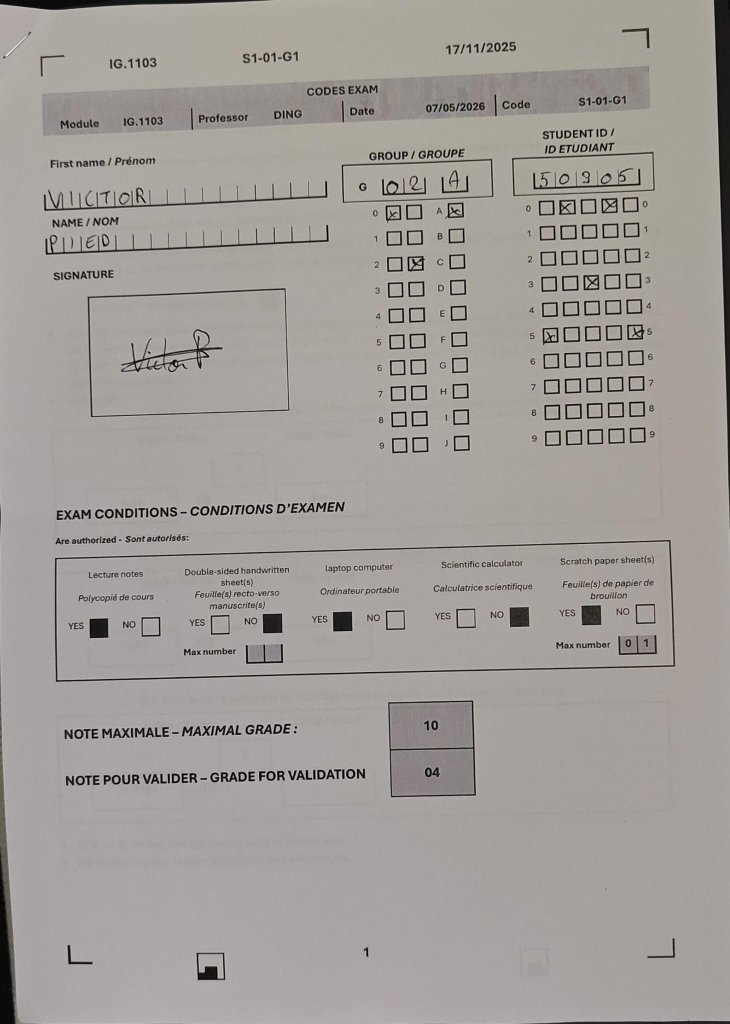
#> input picture PROJECT 2026 -DATABASE-20260518/FORM1/EXAM_FORM1_50305.jpg, 1460 x 2048 px (shown at 1/2 size); its folder holds only this picture in this run
$ jupyter execute --allow-errors 01_exploration_donnees.ipynb
#> lines starting #> are read from the running program, lines starting #| are printed output that depends on the picture
### utils/grid_decoder.py
"""
Décodage des grilles graphiques de la page 1.

Zones lues (formulaire normalisé 900x1270 px) :
  - STUDENT ID grid : 5 colonnes x 10 lignes
  - GROUP grid      : 3 colonnes x 10 lignes (2 chiffres + 1 lettre)
  - Conditions d'examen : 5 catégories YES/NO + champs Max number

Toutes les méthodes utilisent uniquement des opérations bas niveau :
filtrage, morphologie, seuillage, analyse de composantes connexes.
"""

import cv2
import numpy as np

from utils.checkbox_reader import (
    read_grid_one_per_col,
    preprocess_for_checkbox,
    ink_ratio,
    is_filled_square,
)

# ---------------------------------------------------------------------------
# Constantes de calibration – coordonnées dans le repère canonique 900 x 1270 px
# (mesurées sur le gabarit de référence du formulaire).
# ---------------------------------------------------------------------------

# CODES EXAM (bande colorée : Module, Professeur, Date, Code)
ROI_CODES_EXAM    = (0, 65, 900, 65)

# Grille Student ID
# 5 colonnes (une par chiffre), 10 lignes (digits 0-9)
# Colonnes à x ~ 733, 761, 790, 818, 847 ; lignes à y ~ 251, 286, …, 554
ROI_STUDENT_ID    = (725, 247, 155, 330)
# Depuis le recalage par template (cf. normalize_page), les photos sont
# redressées dans le MÊME repère canonique que les PDFs. On utilise donc les
# mêmes coordonnées de ROI pour les photos et pour les PDFs.
ROI_STUDENT_ID_PHOTO = ROI_STUDENT_ID
STUDENT_ID_ROWS   = 10
STUDENT_ID_COLS   = 5

# Grille Group (10 lignes x 3 colonnes : chiffre1, chiffre2, lettre).
# Centres des colonnes de cases mesures sur le gabarit : x ~ 540, 569 et 625.
ROI_GROUP_GRID    = (526, 247, 58, 330)    # les 2 colonnes chiffres (serrees)
ROI_GROUP_GRID_PHOTO = ROI_GROUP_GRID
GROUP_ROWS        = 10
# Proportions relatives des 2 colonnes chiffres dans ROI_GROUP_GRID
GROUP_COL_WIDTHS  = [0.5, 0.5, 0.0]
# ROI separee pour la colonne lettre (cases uniquement, labels exclus).
ROI_GROUP_LETTER  = (610, 247, 32, 330)

# Case signature
ROI_SIGNATURE     = (30, 272, 372, 288)
# Intérieur strict de la boîte de signature dans le repère canonique
# (exclut le label "SIGNATURE" au-dessus et le trait du cadre). Mesuré sur le
# template de référence. Le recalage rendant le repère stable, ce crop fixe est
# fiable pour les photos comme pour les PDFs.
ROI_SIGNATURE_INNER = (120, 358, 264, 150)

# Cellules prénom manuscrit (grille de lettres individuelles)
# y=211 = ligne supérieure des cellules, h=24 = hauteur intérieure
ROI_FIRSTNAME     = (3, 205, 415, 38)

# Cellules nom manuscrit (après la ligne "NAME / NOM")
ROI_NAME          = (3, 262, 415, 46)

# Section CONDITIONS D'EXAMEN
# Cases YES/NO à y ~ 784 (taille 26x26)
# Ordre : Lecture notes, Double-sided, Laptop, Calculator, Scratch paper
COND_Y_YESNO      = (784, 810)
COND_CHECKBOX_W   = 26

CONDITIONS = [
    # (x_YES, x_NO,  has_max, x_max0, x_max1, y_max0, y_max1)
    # Boites "Max number" mesurees sur les bordures verticales du gabarit
    # (positions identiques sur les 3 formulaires) : dizaines puis unites.
    (101, 173, False, 0,   0,   0,   0  ),   # Lecture notes
    (269, 342, True,  325, 370, 817, 843),   # Double-sided sheets
    (438, 511, False, 0,   0,   0,   0  ),   # Laptop
    (608, 681, False, 0,   0,   0,   0  ),   # Calculator
    (778, 850, True,  833, 878, 817, 843),   # Scratch paper
]

# Cases Note maximale / Note pour valider
# Lues ensemble (zone englobante) pour améliorer la robustesse OCR
ROI_NOTES_COMBINED = (505, 900, 128, 108)   # contient les deux valeurs empilées
ROI_NOTE_MAX       = (510, 903, 118, 48)     # conservé pour fallback
ROI_NOTE_VALID     = (510, 951, 118, 48)     # conservé pour fallback

# Cryptogramme (petit graphique bas de page). Le glyphe occupe x~[234,274],
# y~[1239,1269] dans le repere canonique ; marge incluse de chaque cote.
ROI_CRYPTO     = (180, 1225, 130, 45)


# ---------------------------------------------------------------------------
# Normalisation du formulaire (recadrage + redimensionnement)
# ---------------------------------------------------------------------------

FORM_W = 900
FORM_H = 1270

# Template de recalage pour les photos (objet FormTemplate), positionné par le
# pipeline via set_photo_template(). Tant qu'il est None, on retombe sur
# l'ancien chemin (deskew + bounding box).
_PHOTO_TEMPLATE = None


# [7 lines left out: function set_photo_template, not called in this run]


def get_active_template():
    """Template de recalage actuellement actif (ou None)."""
    return _PHOTO_TEMPLATE


# [25 lines left out: function get_active_area, not called in this run]


def _looks_like_photo(img: np.ndarray) -> bool:
    """Heuristique : photo si bords irréguliers / faible blanc périphérique.
    Permet d'enclencher le deskew automatiquement."""
    gray = img if len(img.shape) == 2 else cv2.cvtColor(img, cv2.COLOR_BGR2GRAY)
    H, W = gray.shape
    # bord moyen (échantillon des 4 bandes périphériques)
    band = max(5, min(H, W) // 50)
    edges = np.concatenate([
        gray[:band, :].ravel(), gray[-band:, :].ravel(),
        gray[:, :band].ravel(), gray[:, -band:].ravel()
    ])
    return float(edges.mean()) < 230.0  # un scan PDF a des bords ~ blancs


def normalize_page(img: np.ndarray, is_photo: bool | None = None,
                   use_template: bool = False) -> np.ndarray:
    """
    Normalise un formulaire vers le repère (FORM_W, FORM_H).

    Étape 1 : si on détecte les 4 L-brackets de coin, applique une correction
    perspective qui ramène l'image dans un rectangle légèrement plus grand que
    le formulaire utile (pour rester compatible avec les ROIs calibrées). Sinon
    on continue avec l'image originale.

    Étape 2 : deskew (si photo) + crop bbox des pixels actifs + resize
    final vers (FORM_W, FORM_H). C'est cette étape qui produit le
    repère cohérent avec les coordonnées de ROI calibrées.
    """
    if is_photo is None:
        is_photo = _looks_like_photo(img)

    # Photo anormalement haute = plusieurs pages photographiees d'un coup
    # (ex. FORM3_62766, ratio h/w ~6.7 au lieu de ~1.4 pour une page). On ne
    # garde que la page du haut (la page 1 d'identification) avant recalage.
    if is_photo:
        h0, w0 = img.shape[:2]
        if h0 > 2.0 * w0:
            img = img[:int(round(w0 * 1.45)), :]

    from utils.form_aligner import deskew

    # Étape 1 : recaler sur le template de référence par homographie (ORB).
    # On le fait pour les photos (toujours) et pour les PDFs de page 1 quand
    # use_template=True. En cas de succès, l'image est déjà dans le repère
    # canonique (FORM_W x FORM_H) -> on renvoie directement et toutes les ROIs
    # s'appliquent. Les pages d'examen (use_template=False) ne sont pas
    # concernées : elles ne matcheraient pas le template de page 1.
    want_template = _PHOTO_TEMPLATE is not None and (is_photo or use_template)
    if want_template:
        from utils.template_register import register_to_template
        reg = register_to_template(img, _PHOTO_TEMPLATE)
        if reg is not None:
            return reg
        # Repli si le recalage échoue.
        if is_photo:
            img = deskew(img)
    elif is_photo:
        # Pas de template fourni : deskew + bbox.
        img = deskew(img)

    # Étape 2 : crop bbox + resize vers le repère final
    # Pour les photos, chercher le papier blanc (is_photo=True) ;
    # pour les PDFs, chercher le contenu sombre sur fond blanc (is_photo=False).
    x0, y0, x1, y1 = get_active_area(img, is_photo=is_photo)
    H, W = img.shape[:2]
    mx = max(1, int(W * 0.005)); my = max(1, int(H * 0.005))
    x0 = min(W - 2, x0 + mx); y0 = min(H - 2, y0 + my)
    x1 = max(x0 + 1, x1 - mx); y1 = max(y0 + 1, y1 - my)
    return cv2.resize(img[y0:y1, x0:x1], (FORM_W, FORM_H))


# ---------------------------------------------------------------------------
# Extraction des ROIs
# ---------------------------------------------------------------------------

def get_roi(img: np.ndarray, roi: tuple[int, int, int, int]) -> np.ndarray:
    x, y, w, h = roi
    return img[y:y + h, x:x + w]


# ---------------------------------------------------------------------------
# Lecture du Student ID
# ---------------------------------------------------------------------------

# [400 lines left out: functions _read_id_by_boxes, read_student_id, _split_group_cols, _read_grid_col_best_row, _read_group_by_boxes, read_group and 8 more, not called in this run]


# ---------------------------------------------------------------------------
# Cryptogramme
# ---------------------------------------------------------------------------

def extract_cryptogram(form_img: np.ndarray) -> np.ndarray:
    return get_roi(form_img, ROI_CRYPTO)

### 01_exploration_donnees.ipynb
# Notebook 1 – Exploration des données
**Projet Computer Vision IG.2405 – 2026**

Ce notebook explore la structure de la base de données fournie :
- Photos de première page (présences)
- Formulaires PDF scannés
- Fichiers Excel vérité terrain

Objectif : comprendre les données avant de développer les algorithmes.

[cell 1]
import os
import glob
import cv2
import numpy as np
import matplotlib.pyplot as plt
import pandas as pd

# ---------------------------------------------------------------
# CONFIG – adapter si nécessaire
# ---------------------------------------------------------------
BASE_DIR  = os.path.dirname(os.path.abspath('__file__'))
DATA_ROOT = os.path.join(BASE_DIR, 'PROJECT 2026 -DATABASE-20260518')
FORM_DIR  = os.path.join(DATA_ROOT, 'FORM1')

print('Répertoire de données :', FORM_DIR)
print('Existe :', os.path.isdir(FORM_DIR))

## 1. Inventaire des fichiers

[cell 2]
all_files = os.listdir(FORM_DIR)

imgs  = sorted([f for f in all_files if f.lower().endswith(('.jpg', '.jpeg', '.png', '.bmp'))])
pdfs  = sorted([f for f in all_files if f.lower().endswith('.pdf')])
xlsxs = sorted([f for f in all_files if f.lower().endswith('.xlsx')])

print(f'Images (photos présences) : {len(imgs)}')
print(f'Fichiers PDF (formulaires): {len(pdfs)}')
print(f'Fichiers XLSX (vérité)    : {len(xlsxs)}')

# Afficher les 5 premiers de chaque type
print('\n--- Exemples images ---')
for f in imgs[:5]: print(' ', f)
print('\n--- Exemples PDFs ---')
for f in pdfs[:5]: print(' ', f)
print('\n--- Exemples XLSX ---')
for f in xlsxs[:5]: print(' ', f)

## 2. Visualisation des photos de présence

Les étudiants prennent une photo de la **première page** du formulaire (identification + signature).

[cell 3]
# Afficher les 6 premières photos
n_show = min(6, len(imgs))
fig, axes = plt.subplots(2, 3, figsize=(15, 10))
axes = axes.flatten()

for i, fname in enumerate(imgs[:n_show]):
    path = os.path.join(FORM_DIR, fname)
    img = cv2.imread(path)
#> img is the input picture: shape (2048, 1460, 3); mean B, G, R 152.7, 156.9, 161.7
    img_rgb = cv2.cvtColor(img, cv2.COLOR_BGR2RGB)
    axes[i].imshow(img_rgb)
    axes[i].set_title(fname, fontsize=8)
    axes[i].axis('off')

for j in range(n_show, len(axes)):
    axes[j].axis('off')

plt.suptitle('Photos de première page (présences)', fontsize=13, fontweight='bold')
plt.tight_layout()
plt.show()

## 3. Analyse des dimensions des images

Les photos sont prises avec des smartphones → orientations et résolutions variables.

[cell 4]
heights, widths = [], []
for fname in imgs:
    img = cv2.imread(os.path.join(FORM_DIR, fname))
    if img is not None:
        h, w = img.shape[:2]
        heights.append(h)
        widths.append(w)

print(f'Hauteurs : min={min(heights)}, max={max(heights)}, moy={np.mean(heights):.0f}')
#| Hauteurs : min=2048, max=2048, moy=2048
print(f'Largeurs : min={min(widths)}, max={max(widths)}, moy={np.mean(widths):.0f}')
#| Largeurs : min=1460, max=1460, moy=1460

fig, (ax1, ax2) = plt.subplots(1, 2, figsize=(10, 4))
ax1.hist(heights, bins=15, color='steelblue', edgecolor='black')
ax1.set_title('Distribution des hauteurs')
ax1.set_xlabel('pixels')

ax2.hist(widths, bins=15, color='darkorange', edgecolor='black')
ax2.set_title('Distribution des largeurs')
ax2.set_xlabel('pixels')

plt.tight_layout()
plt.show()
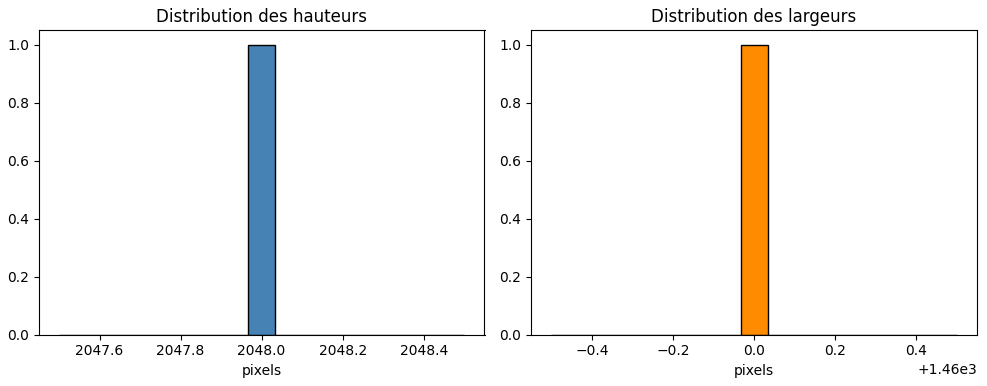
#> figure drawn by matplotlib, 2 panels; panel 1: tallest bar 1 high, from x = 2048 to 2048; panel 2: tallest bar 1 high, from x = 1460 to 1460

## 4. Visualisation d'un formulaire PDF

Chaque page du formulaire PDF scanné est convertie en image pour le traitement.

[cell 5]
import fitz  # PyMuPDF

# Prendre le premier PDF disponible
#> (the rest of this cell did not finish here and is left out)

## 5. Vérité terrain – fichiers XLSX

Chaque étudiant a un fichier `.xlsx` de vérité terrain contenant les onglets `PAGE-01` et `EXAM`.

#> (a cell that did not finish here is left out)

## 6. Correspondance images / PDFs / XLSX

La clé de correspondance est le **Student ID** dans le nom du fichier.

[cell 7]
def extract_student_id_from_filename(fname):
    """Extrait le Student ID du nom de fichier EXAM_FORM1_XXXXX.ext"""
    base = os.path.splitext(fname)[0]  # EXAM_FORM1_XXXXX
    return base.split('_')[-1]          # XXXXX

img_ids  = {extract_student_id_from_filename(f) for f in imgs}
pdf_ids  = {extract_student_id_from_filename(f) for f in pdfs}
xlsx_ids = {extract_student_id_from_filename(f) for f in xlsxs}

print(f'IDs avec photo   : {len(img_ids)}')
print(f'IDs avec PDF     : {len(pdf_ids)}')
print(f'IDs avec XLSX    : {len(xlsx_ids)}')
print(f'IDs complets (3) : {len(img_ids & pdf_ids & xlsx_ids)}')
print(f'IDs sans photo   : {pdf_ids - img_ids}')

## 7. Zoom sur la zone d'identification (page 1)

La page 1 contient les éléments clés à lire :
- Bande CODES EXAM (Module, Professeur, Date, Code)
- Grille Student ID (5 colonnes × 10 lignes)
- Grille Groupe
- Zone signature
- Cases YES/NO conditions d'examen

#> (a cell that did not finish here is left out)

#> in normalize_page, `is_photo = _looks_like_photo(img)`: is_photo = True
#> in normalize_page, `want_template = _PHOTO_TEMPLATE is not None and (is_photo or use_templ..`: want_template = False

    # Zones à annoter (coordonnées dans l'image normalisée 900×1270)
    zones = [
        ((0,   0,   900, 65),  'CODES EXAM',    (255, 100, 0)),
        ((725, 247, 155, 330), 'Student ID',     (0, 200, 0)),
        ((516, 247, 105, 330), 'Groupe',          (200, 0, 200)),
        ((30,  272, 372, 288), 'Signature',       (0, 0, 255)),
    ]

    vis = norm.copy()
    for (x, y, w_r, h_r), label, color in zones:
        cv2.rectangle(vis, (x, y), (x + w_r, y + h_r), color, 3)
        cv2.putText(vis, label, (x + 5, y + 25),
                    cv2.FONT_HERSHEY_SIMPLEX, 0.7, color, 2)

    plt.figure(figsize=(8, 11))
    plt.imshow(cv2.cvtColor(vis, cv2.COLOR_BGR2RGB))
    plt.title('Page 1 normalisée – zones principales annotées', fontsize=12)
    plt.axis('off')
    plt.tight_layout()
    plt.show()


$ run again, on PROJECT 2026 -DATABASE-20260518/FORM1/EXAM_FORM1_62436.jpeg
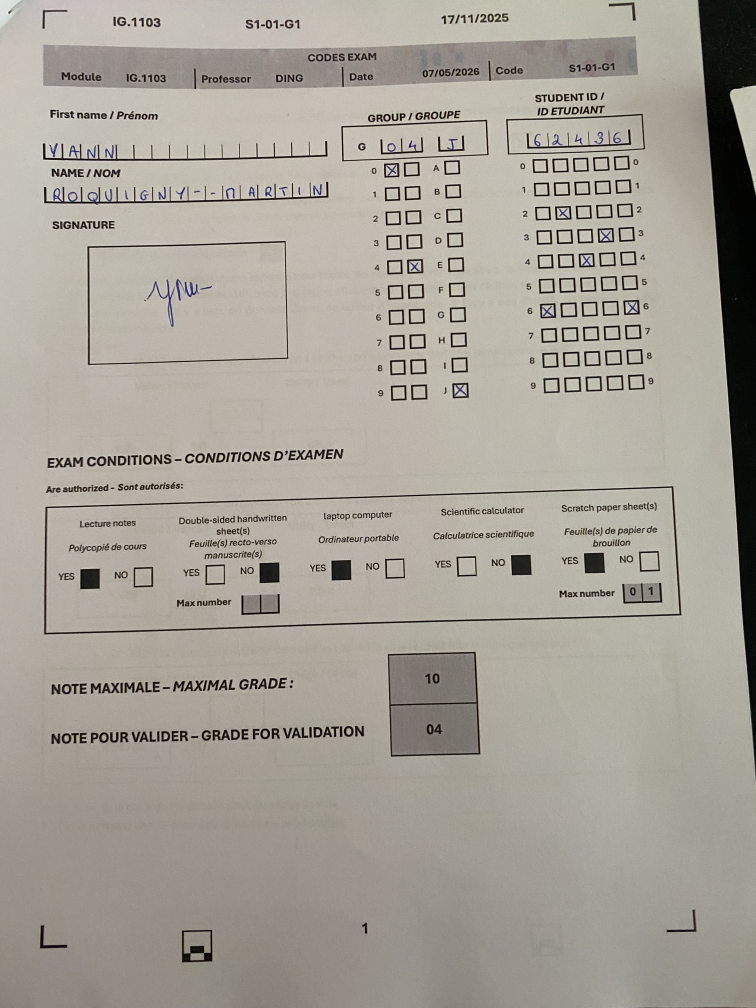
#> input picture PROJECT 2026 -DATABASE-20260518/FORM1/EXAM_FORM1_62436.jpeg, 3024 x 4032 px (shown at 1/4 size)
#> img is the input picture: shape (4032, 3024, 3); mean B, G, R 151.2, 160.8, 165.8
#| Hauteurs : min=4032, max=4032, moy=4032
#| Largeurs : min=3024, max=3024, moy=3024
#> `plt.show()`:
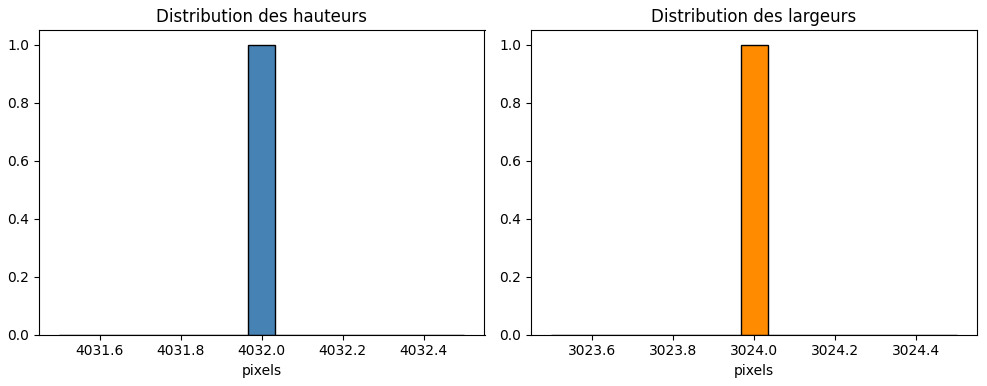
#> figure drawn by matplotlib, 2 panels; panel 1: tallest bar 1 high, from x = 4032 to 4032; panel 2: tallest bar 1 high, from x = 3024 to 3024
#> is_photo = True
#> want_template = False

$ run again, on PROJECT 2026 -DATABASE-20260518/FORM1/EXAM_FORM1_62578.jpg
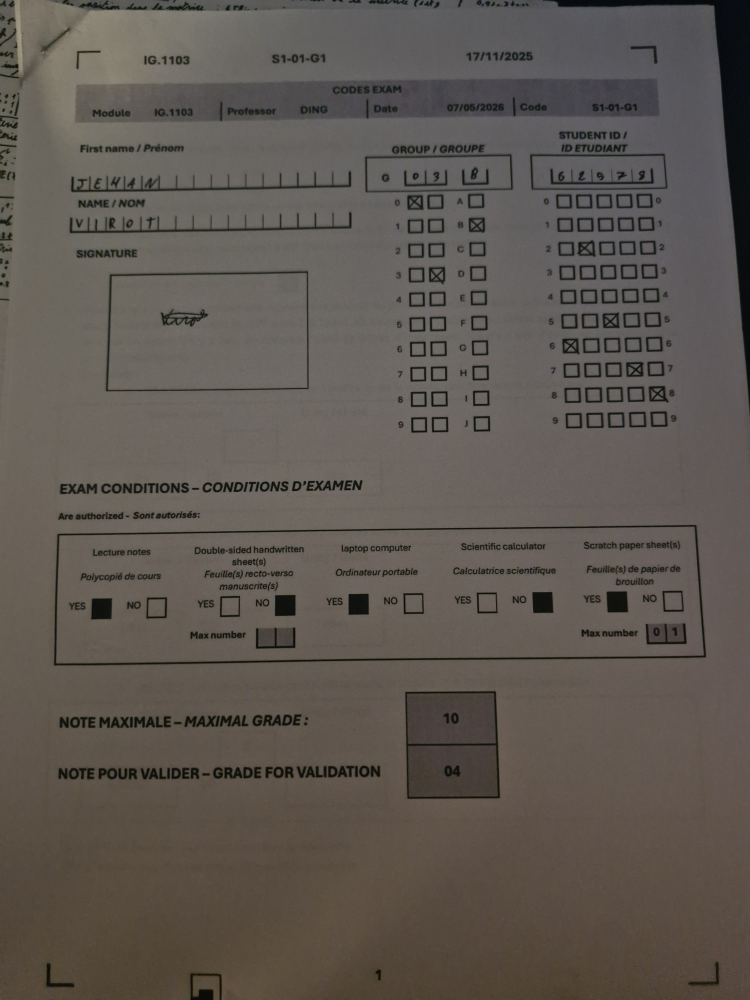
#> input picture PROJECT 2026 -DATABASE-20260518/FORM1/EXAM_FORM1_62578.jpg, 3000 x 4000 px (shown at 1/4 size)
#> img is the input picture: shape (4000, 3000, 3); mean B, G, R 81, 87.3, 94
#| Hauteurs : min=4000, max=4000, moy=4000
#| Largeurs : min=3000, max=3000, moy=3000
#> `plt.show()`:
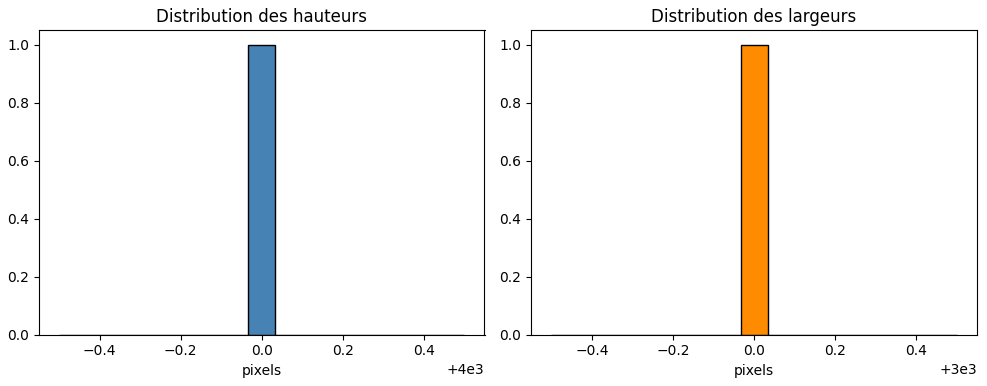
#> figure drawn by matplotlib, 2 panels; panel 1: tallest bar 1 high, from x = 4000 to 4000; panel 2: tallest bar 1 high, from x = 3000 to 3000
#> is_photo = True
#> want_template = False
